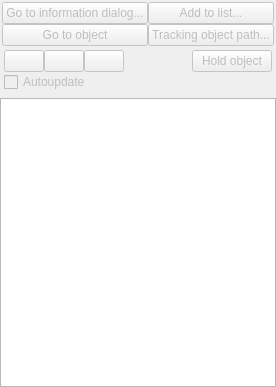
       <widget class="QWidget" name="page1">
        <property name="geometry">
         <rect>
          <x>0</x>
          <y>0</y>
          <width>262</width>
          <height>387</height>
         </rect>
        </property>
        <attribute name="label">
         <string>Object information</string>
        </attribute>
        <layout class="QGridLayout" name="gridLayout_2">
         <property name="leftMargin">
          <number>0</number>
         </property>
         <property name="topMargin">
          <number>0</number>
         </property>
         <property name="rightMargin">
          <number>0</number>
         </property>
         <property name="bottomMargin">
          <number>0</number>
         </property>
         <property name="spacing">
          <number>0</number>
         </property>
         <item row="7" column="0">
          <widget class="CLvQInfo" name="lv_quickInfo">
           <property name="focusPolicy">
            <enum>Qt::NoFocus</enum>
           </property>
           <property name="contextMenuPolicy">
            <enum>Qt::CustomContextMenu</enum>
           </property>
           <property name="editTriggers">
            <set>QAbstractItemView::NoEditTriggers</set>
           </property>
           <property name="alternatingRowColors">
            <bool>true</bool>
           </property>
           <property name="rootIsDecorated">
            <bool>false</bool>
           </property>
          </widget>
         </item>
         <item row="6" column="0">
          <spacer name="verticalSpacer_2">
           <property name="orientation">
            <enum>Qt::Vertical</enum>
           </property>
           <property name="sizeType">
            <enum>QSizePolicy::Fixed</enum>
           </property>
           <property name="sizeHint" stdset="0">
            <size>
             <width>20</width>
             <height>4</height>
            </size>
           </property>
          </spacer>
         </item>
         <item row="5" column="0">
          <layout class="QGridLayout" name="gridLayout_4">
           <property name="leftMargin">
            <number>4</number>
           </property>
           <property name="topMargin">
            <number>2</number>
           </property>
           <property name="rightMargin">
            <number>4</number>
           </property>
           <property name="bottomMargin">
            <number>2</number>
           </property>
           <item row="0" column="1">
            <spacer name="horizontalSpacer_9">
             <property name="orientation">
              <enum>Qt::Horizontal</enum>
             </property>
             <property name="sizeHint" stdset="0">
              <size>
               <width>40</width>
               <height>20</height>
              </size>
             </property>
            </spacer>
           </item>
           <item row="0" column="2">
            <widget class="QPushButton" name="pushButton_34">
             <property name="enabled">
              <bool>false</bool>
             </property>
             <property name="toolTip">
              <string>Hold current object</string>
             </property>
             <property name="text">
              <string>Hold object</string>
             </property>
            </widget>
           </item>
           <item row="2" column="0">
            <layout class="QHBoxLayout" name="horizontalLayout_17">
             <item>
              <widget class="QCheckBox" name="checkBox_5">
               <property name="enabled">
                <bool>false</bool>
               </property>
               <property name="toolTip">
                <string>Update with actual map time.</string>
               </property>
               <property name="text">
                <string>Autoupdate</string>
               </property>
              </widget>
             </item>
            </layout>
           </item>
           <item row="0" column="0">
            <layout class="QHBoxLayout" name="horizontalLayout_7">
             <item>
              <widget class="QPushButton" name="pushButton_19">
               <property name="enabled">
                <bool>false</bool>
               </property>
               <property name="toolTip">
                <string>Set time to object rise</string>
               </property>
               <property name="text">
                <string/>
               </property>
               <property name="icon">
                <iconset resource="resource.qrc">
                 <normaloff>:/res/rise_icon.png</normaloff>:/res/rise_icon.png</iconset>
               </property>
              </widget>
             </item>
             <item>
              <widget class="QPushButton" name="pushButton_20">
               <property name="enabled">
                <bool>false</bool>
               </property>
               <property name="toolTip">
                <string>Set time to object transit</string>
               </property>
               <property name="text">
                <string/>
               </property>
               <property name="icon">
                <iconset resource="resource.qrc">
                 <normaloff>:/res/transit_icon.png</normaloff>:/res/transit_icon.png</iconset>
               </property>
              </widget>
             </item>
             <item>
              <widget class="QPushButton" name="pushButton_21">
               <property name="enabled">
                <bool>false</bool>
               </property>
               <property name="toolTip">
                <string>Set time to object set</string>
               </property>
               <property name="text">
                <string/>
               </property>
               <property name="icon">
                <iconset resource="resource.qrc">
                 <normaloff>:/res/set_icon.png</normaloff>:/res/set_icon.png</iconset>
               </property>
              </widget>
             </item>
            </layout>
           </item>
          </layout>
         </item>
         <item row="3" column="0">
          <layout class="QGridLayout" name="gridLayout_6">
           <property name="leftMargin">
            <number>2</number>
           </property>
           <property name="topMargin">
            <number>2</number>
           </property>
           <property name="rightMargin">
            <number>2</number>
           </property>
           <property name="bottomMargin">
            <number>2</number>
           </property>
           <item row="2" column="0">
            <widget class="QPushButton" name="pushButton_4">
             <property name="enabled">
              <bool>false</bool>
             </property>
             <property name="toolTip">
              <string>Center this object to screen</string>
             </property>
             <property name="text">
              <string>Go to object</string>
             </property>
            </widget>
           </item>
           <item row="1" column="1">
            <widget class="QPushButton" name="pushButton_16">
             <property name="enabled">
              <bool>false</bool>
             </property>
             <property name="toolTip">
              <string>Add this object to custom DSO catalogue</string>
             </property>
             <property name="text">
              <string>Add to list...</string>
             </property>
            </widget>
           </item>
           <item row="1" column="0">
            <widget class="QPushButton" name="pushButton">
             <property name="enabled">
              <bool>false</bool>
             </property>
             <property name="toolTip">
              <string>Open dialog with additional features</string>
             </property>
             <property name="text">
              <string>Go to information dialog...</string>
             </property>
            </widget>
           </item>
           <item row="2" column="1">
            <widget class="QPushButton" name="pushButton_17">
             <property name="enabled">
              <bool>false</bool>
             </property>
             <property name="toolTip">
              <string>Open dialog with object tracking</string>
             </property>
             <property name="text">
              <string>Tracking object path...</string>
             </property>
            </widget>
           </item>
          </layout>
         </item>
        </layout>
       </widget>
